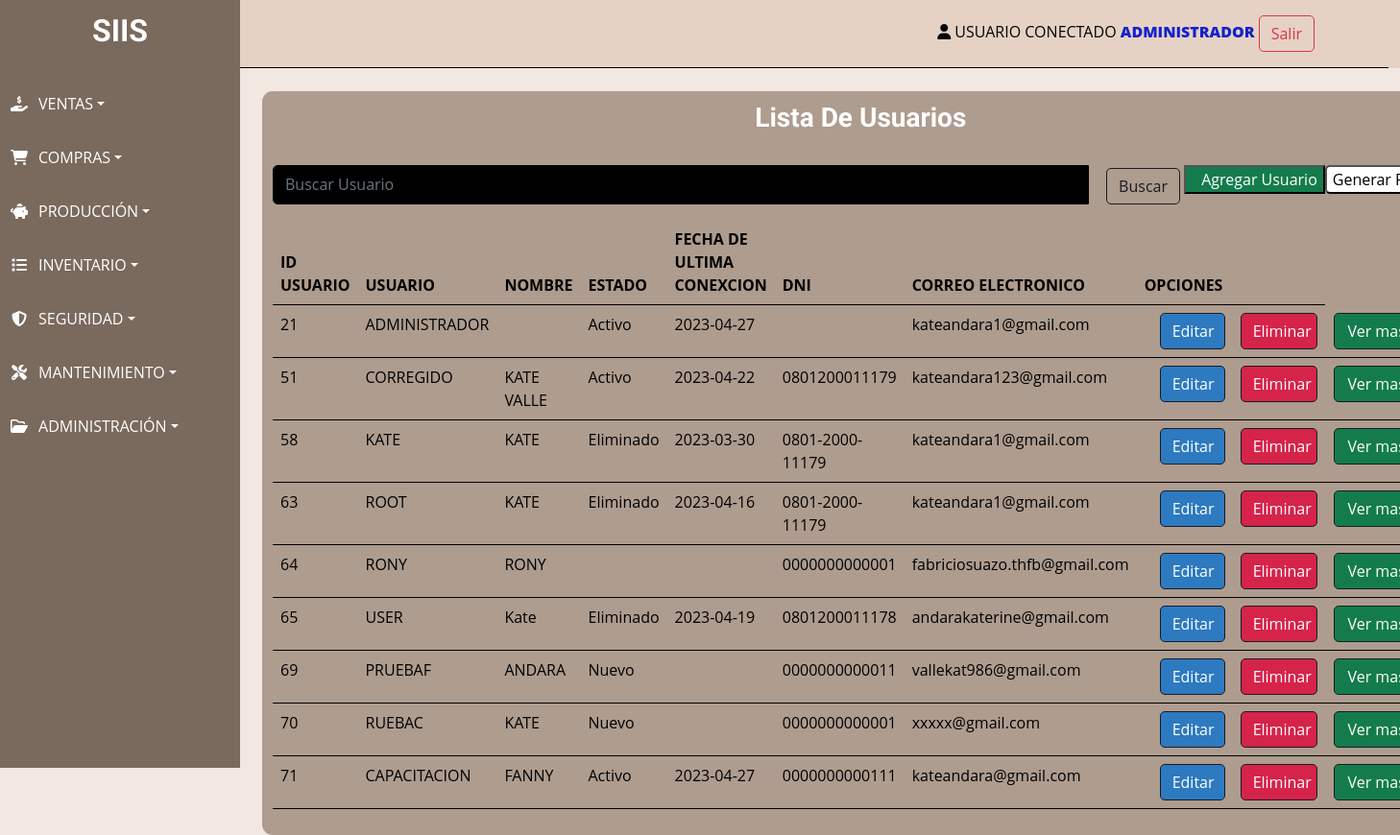
The page /Formularios/GestionUsuarios.php (signed in) on the database its author committed.
### tables this page shows
CREATE TABLE `tbl_ms_usuarios` (
  `Id_Usuario` int NOT NULL AUTO_INCREMENT,
  `Id_Rol` int NOT NULL,
  `Id_Cargo` int NOT NULL,
  `Usuario` varchar(45) DEFAULT NULL,
  `Nombre` varchar(60) DEFAULT NULL,
  `Estado` varchar(45) DEFAULT NULL,
  `Contraseña` varchar(15) DEFAULT NULL,
  `Fecha_ultima_conexion` date DEFAULT NULL,
  `Preguntas_contestadas` int DEFAULT NULL,
  `Primer_ingreso` int DEFAULT NULL,
  `Fecha_vencimiento` date DEFAULT NULL,
  `DNI` varchar(16) DEFAULT NULL,
  `Correo_Electronico` varchar(45) DEFAULT NULL,
  `Creado_por` varchar(45) DEFAULT NULL,
  `Fecha_creacion` date DEFAULT NULL,
  `Modificado_por` varchar(45) DEFAULT NULL,
  `Fecha_modificacion` date DEFAULT NULL,
  PRIMARY KEY (`Id_Usuario`),
  KEY `fk_TBL_MS_USUARIOS_TBL_MS_ROLES1_idx` (`Id_Rol`),
  KEY `fk_TBL_MS_USUARIOS_TBL_CARGOS1_idx` (`Id_Cargo`),
  CONSTRAINT `FK_Id_Rol_TBL_MS_USUARIOS_TBL_MS_ROLES` FOREIGN KEY (`Id_Rol`) REFERENCES `tbl_ms_roles` (`Id_Rol`),
  CONSTRAINT `fk_TBL_MS_USUARIOS_TBL_CARGOS1` FOREIGN KEY (`Id_Cargo`) REFERENCES `tbl_cargos` (`Id_Cargo`)
);

### Formularios/GestionUsuarios.php (the view, shortened to what this page needs)
<?php
include '../components/header.components.php';
    include_once "../config/conexion2.php";
    if(isset($_GET["search"])){
      $sentencia = $conexion -> query("SELECT * from tbl_ms_usuarios WHERE usuario LIKE '%".$_GET["search"]."%' OR id_Usuario =  ".intval($_GET["search"])."");
    }else{
      $sentencia = $conexion -> query("SELECT * from tbl_ms_usuarios");
    }
    $usuario = $sentencia->fetchAll(PDO::FETCH_OBJ);
?>
<div class="col-md-12 cards-white" style="margin: 0 auto; width: 115%; max-width: none; margin-left: -20px;">
            <div class="row">
                <div class="col-12 text-center">
                    <h3>
                      Lista De Usuarios
                    </h3>
                </div>
            </div>
            <br>
     <form method="GET" action="GestionUsuarios.php">
      <div class="input-group mb-3">
          <input name="search" type="text"
          value="<?php
            echo isset($_GET["search"]) ? $_GET["search"] : ''
          ?>"
          class="form-control" placeholder="Buscar Usuario" aria-label="Buscar Usuario" aria-describedby="button-addon2">
          <div class="input-group-append" style="margin: 0 18px;">
            <button class="btn btn-outline-secondary" type="submit" id="button-addon2">Buscar</button>
            <button style="background-color:  #147c4c;"><a href="GestionUsuario.php" type="submit"  class="rounded" style="color: white; float: right; margin-left: 10px;">Agregar Usuario</a></button>
             <button class="rounded" style="background-color: #fff; color: dark; float: right;"  onclick="PDFProductoTerminadoMP('+MisItems[i].Id_Producto_Terminado_Mp +')">Generar PDF</button>
          </div>
        </div>
    </form>
<table class="table table-hover " style="color:black; width: 70rem;" >
                        <thead>
                            <tr>
                                <th scope="col">ID USUARIO</th>
                                <th scope="col">USUARIO</th>
                                <th scope="col">NOMBRE</th>
                                <th scope="col">ESTADO</th>
                                <th scope="col">FECHA DE ULTIMA CONEXCION</th>
                                <th scope="col">DNI</th>
                                <th scope="col">CORREO ELECTRONICO</th>
                                <th scope="col" colspan="3">OPCIONES</th>
                            </tr>
                        </thead>
                        <?php
                                foreach($usuario as $dato){
                         ?>
                         <tr>
                           <td scope="row"><?php echo $dato->Id_Usuario; ?></td>
                           <td><?php echo $dato->Usuario; ?></td>
                           <td><?php echo $dato->Nombre; ?></td>
                           <td><?php echo $dato->Estado; ?></td>
                           <td><?php echo $dato->Fecha_ultima_conexion; ?></td>
                           <td><?php echo $dato->DNI; ?></td>
                           <td><?php echo $dato->Correo_Electronico; ?></td>
                           <td>
                           <td><a class="btn btn-outline-secondary"  style="background-color: #2D7AC0; color: white; display: inline-block; width: 68px;" href="EditarUsuario.php?Id_Usuario=<?php echo $dato->Id_Usuario; ?>">Editar</a></td>
                           <td><a onclick="return confirm('Estas seguro de eliminar el usuario?');" class="btn btn-outline-secondary" style="background-color: #D6234A; color: white; display: inline-block; width: 80px;" href="../controller/DeleteUsuario.php?Id_Usuario=<?php echo $dato->Id_Usuario; ?>">Eliminar</a></td>
                           <td> <a onclick="showModal(
                            '<?php echo $dato->Id_Usuario; ?>',
                            '<?php echo $dato->Id_Rol; ?>',
                                '<?php echo $dato->Id_Cargo; ?>',
                                '<?php echo $dato->Usuario; ?>',
                                '<?php echo $dato->Nombre; ?>',
                                '<?php echo $dato->Estado; ?>',
                                '<?php echo $dato->Contraseña; ?>',
                                '<?php echo $dato->Fecha_ultima_conexion; ?>',
                                '<?php echo $dato->Preguntas_contestadas; ?>',
                                '<?php echo $dato->Primer_ingreso; ?>',
                                '<?php echo $dato->Fecha_vencimiento; ?>',
                                '<?php echo $dato->DNI; ?>',
                                '<?php echo $dato->Correo_Electronico; ?>',
                                '<?php echo $dato->Creado_por; ?>',
                                '<?php echo $dato->Fecha_creacion; ?>',
                                '<?php echo $dato->Modificado_por; ?>',
                                '<?php echo $dato->Fecha_modificacion; ?>'
                           )" class="btn btn-outline-secondary" style="background-color:  #147c4c; color: white; float: right; margin-left: 1px; width: 90px">Ver mas</a>
                           </td></td>
                         </tr>
              <?php }  if(!$usuario) { ?>
              <tr>
                <td style=" text-align: center; " colspan="8">No se encontraron registros</td>
              </tr>
              <?php }  ?>
<?php include '../components/footer.components.php' ?>

### CSS/styleF.css (style rules this page uses)
:root { --primary: #3616eb; --secondary: #191C24; --light: #6C7293; --dark: #000000; --prueba: #ae9c8f; }
.cards-white { background: #ae9c8f; padding: 11px; border-radius: 11px; }
body { background: #f2e8e1; }

### rows shown on the page
tbl_ms_usuarios: Id_Usuario "21", Usuario "ADMINISTRADOR", Estado "Activo", Fecha_ultima_conexion "2023-04-27", Correo_Electronico "kateandara1@gmail.com"
tbl_ms_usuarios: Id_Usuario "51", Usuario "CORREGIDO", Nombre "KATE VALLE", Estado "Activo", Fecha_ultima_conexion "2023-04-22", DNI "0801200011179", Correo_Electronico "kateandara123@gmail.com"
tbl_ms_usuarios: Id_Usuario "58", Usuario "KATE", Nombre "KATE", Estado "Eliminado", Fecha_ultima_conexion "2023-03-30", DNI "0801-2000-11179", Correo_Electronico "kateandara1@gmail.com"
tbl_ms_usuarios: Id_Usuario "63", Usuario "ROOT", Nombre "KATE", Estado "Eliminado", Fecha_ultima_conexion "2023-04-16", DNI "0801-2000-11179", Correo_Electronico "kateandara1@gmail.com"
tbl_ms_usuarios: Id_Usuario "64", Usuario "RONY", Nombre "RONY", DNI "0000000000001", Correo_Electronico "fabriciosuazo.thfb@gmail.com"
tbl_ms_usuarios: Id_Usuario "65", Usuario "USER", Nombre "Kate", Estado "Eliminado", Fecha_ultima_conexion "2023-04-19", DNI "0801200011178", Correo_Electronico "andarakaterine@gmail.com"
tbl_ms_usuarios: Id_Usuario "69", Usuario "PRUEBAF", Nombre "ANDARA", Estado "Nuevo", DNI "0000000000011", Correo_Electronico "vallekat986@gmail.com"
tbl_ms_usuarios: Id_Usuario "70", Usuario "RUEBAC", Nombre "KATE", Estado "Nuevo", DNI "0000000000001", Correo_Electronico "xxxxx@gmail.com"
tbl_ms_usuarios: Id_Usuario "71", Usuario "CAPACITACION", Nombre "FANNY", Estado "Activo", Fecha_ultima_conexion "2023-04-27", DNI "0000000000111", Correo_Electronico "kateandara@gmail.com"

### other values the page prints
$_SESSION['usuario'] "ADMINISTRADOR"
